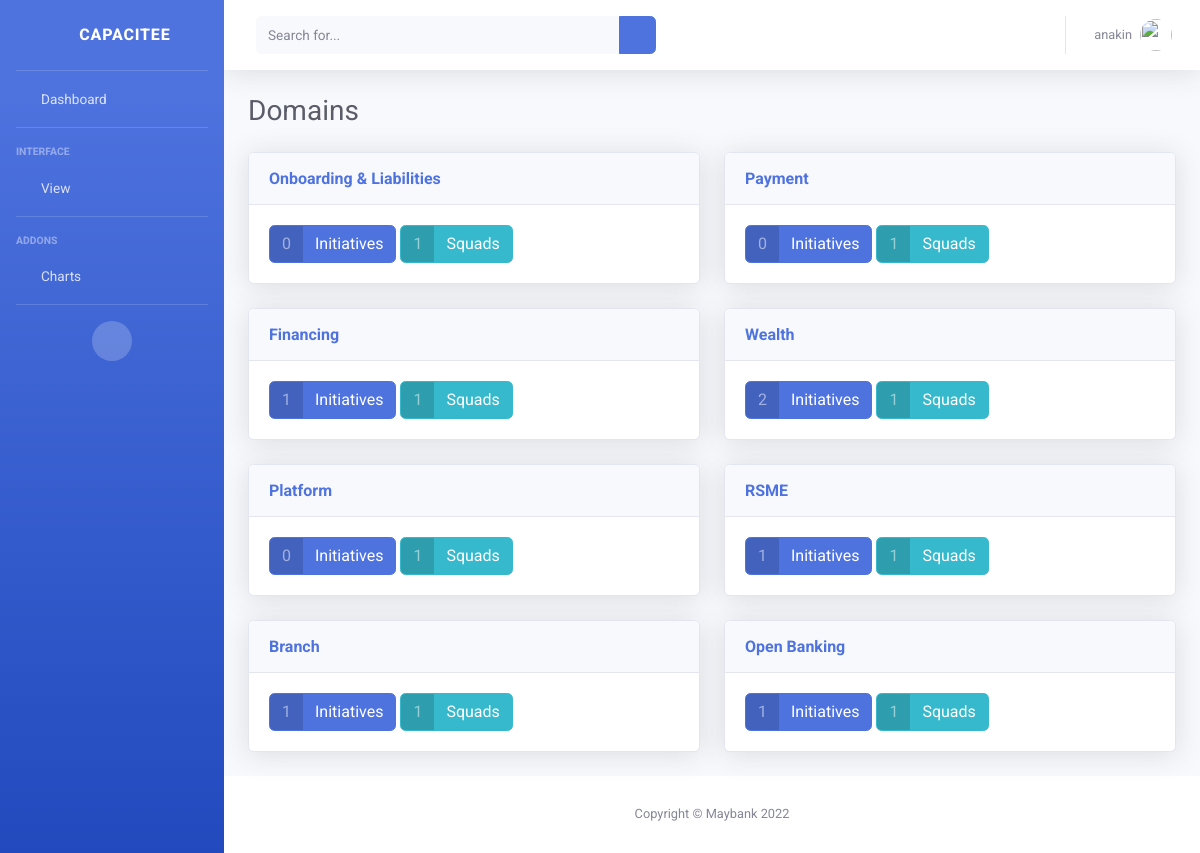
Screenshot of /domains (signed in) with the database file from the repository.
### app/models.py (models this page shows, shortened)
class Domain(models.Model):
    name = models.CharField(max_length=100)
    description = models.CharField(max_length=200)
    tribe = models.ForeignKey(Tribe, on_delete=models.CASCADE)
    sprints = models.ManyToManyField(Sprint)
    def initiatives_count(self):
        return len(self.initiative_set.all())
    def squad_count(self):
        return len(self.squad_set.all())

class Squad(models.Model):
    name = models.CharField(max_length=100)
    description = models.CharField(max_length=200)
    domain = models.ForeignKey(Domain, on_delete=models.CASCADE)
    scrum_master = models.IntegerField('SM', default=0)
    business_analysts = models.IntegerField('BA', default=0)
    frontend_dev = models.IntegerField('FE', default=0)
    backend_dev = models.IntegerField('BE', default=0)
    qa_engineer = models.IntegerField('QA', default=0)
    color = models.CharField(max_length=20)

class Initiative(models.Model):
    class InitiativeStatus(models.TextChoices):
        NOT_STARTED = '0', _('Not Started')
        DEMAND = '1', _('Demand')
        IN_DEVELOPMENT = '2', _('In Development')
        DEPLOYED = '3', _('Deployed')
    name = models.CharField(max_length=100)
    description = models.CharField(max_length=200)
    planned_for = models.DateField('Planned For')
    squad = models.ForeignKey(Squad, on_delete=models.CASCADE, blank=True, null=True)
    domain = models.ForeignKey(Domain, on_delete=models.CASCADE)
    sprints = models.ManyToManyField(Sprint)
    status = models.CharField(max_length=2, choices=InitiativeStatus.choices, default=InitiativeStatus.NOT_STARTED)

### app/views.py (the view)
# urls.py: path('domains', views.DomainListView.as_view()),
class DomainListView(generic.ListView):
    model = Domain
    template_name = 'domain_list.html'

### app/templates/domain_list.html (shortened to what this page needs)
<!DOCTYPE html>
<html lang="en">
<head>
  {% include "head_part.html" %}
</head>
<body id="page-top">
    <div id="wrapper">
        {% include "sidebar_part2.html" %}
        <div id="content-wrapper" class="d-flex flex-column">
            <div id="content">
            {% include "topbar_part.html" %}
                <div class="container-fluid">
                    <div class="d-sm-flex align-items-center justify-content-between mb-4">
                        <h1 class="h3 mb-0 text-gray-800">Domains</h1>
                    </div>
                    <div class="row">
                        {% for domain in domain_list %}
                        <div class="col-lg-6">
                                <div class="card shadow mb-4">
                                    <a href="domains/{{ domain.pk }}">
                                        <div class="card-header py-3">
                                            <h6 class="m-0 font-weight-bold text-primary">{{ domain.name }}</h6>
                                        </div>
                                    </a>
                                    <div class="card-body">
                                        <a href="#" class="btn btn-primary btn-icon-split">
                                            <span class="icon text-white-50">
                                                {{ domain.initiatives_count }}
                                            </span>
                                            <span class="text">Initiatives</span>
                                        </a>
                                        <a href="#" class="btn btn-info btn-icon-split">
                                            <span class="icon text-white-50">
                                                {{ domain.squad_count }}
                                            </span>
                                            <span class="text">Squads</span>
                                        </a>
                                   </div>
                                </div>
                        </div>
                        {% endfor %}
                </div>
            </div>
          {% include "footer_part.html" %}
        </div>
    </div>
</body>
</html>

### app/templates/topbar_part.html (shortened to what this page needs)
                <nav class="navbar navbar-expand navbar-light bg-white topbar mb-4 static-top shadow">
                    <form
                        class="d-none d-sm-inline-block form-inline mr-auto ml-md-3 my-2 my-md-0 mw-100 navbar-search">
                        <div class="input-group">
                            <input type="text" class="form-control bg-light border-0 small" placeholder="Search for..."
                                aria-label="Search" aria-describedby="basic-addon2">
                            <div class="input-group-append">
                                <button class="btn btn-primary" type="button">
                                    <i class="fas fa-search fa-sm"></i>
                                </button>
                            </div>
                        </div>
                    </form>
                    <ul class="navbar-nav ml-auto">
                        <li class="nav-item dropdown no-arrow">
                            <a class="nav-link dropdown-toggle" href="#" id="userDropdown" role="button"
                                data-toggle="dropdown" aria-haspopup="true" aria-expanded="false">
                                <span class="mr-2 d-none d-lg-inline text-gray-600 small">{{ request.user.username }}</span>
                                <img class="img-profile rounded-circle"
                                    src="/static/img/undraw_profile.svg">
                            </a>
                        </li>
                    </ul>
                </nav>

### app/static/css/gantt.css (style rules this page uses)
body, html { font-family: "Roboto", sans-serif; background-color: #cddade; height: 100%; -webkit-font-smoothing: antialiased; -moz-osx-font-smoothing: grayscale; }

### rows the page displays
Domain: name "Onboarding & Liabilities", initiatives_count "0", squad_count "1"
Domain: name "Payment", initiatives_count "0", squad_count "1"
Domain: name "Financing", initiatives_count "1", squad_count "1"
Domain: name "Wealth", initiatives_count "2", squad_count "1"
Domain: name "Platform", initiatives_count "0", squad_count "1"
Domain: name "RSME", initiatives_count "1", squad_count "1"
Domain: name "Branch", initiatives_count "1", squad_count "1"
Domain: name "Open Banking", initiatives_count "1", squad_count "1"

### other values shown
{{ request.user.username }} "anakin"
